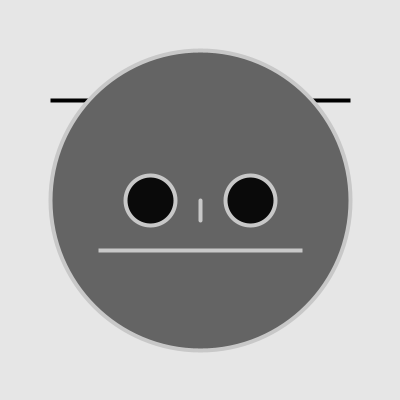
Frame 1 (no input)
Frame 60 (the mouse pressed at the canvas centre just before this capture): identical to frame 1, image omitted
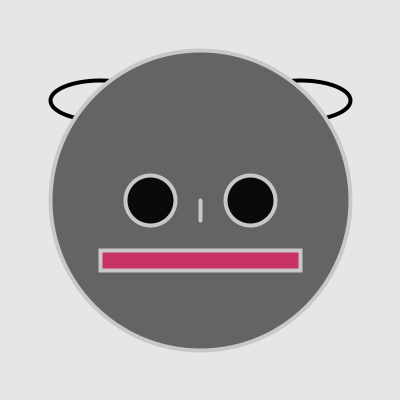
Frame 120 (the mouse held since frame 60 and released just before this capture)

The Processing sketch that drew these frames (run headless with seeded random() and noise(); from frame 60 on, the mouse is pressed at the canvas centre):

// Processing sketch: processing_92312
// ── processing_92312.pde

//this is what happens when the program starts: 

//it only happens once.

void setup() {

//this creates a canvas 400 pixels wide

//and 400 pixels high

size(400,400);smooth();
strokeWeight(4);}


//this tells Processing how to draw

//it happens continuously

void draw(){
fill(230);
background(230);
stroke(0);
ellipse(100,100,100,mouseX/5);

ellipse(300,100,100,mouseY/5);

fill(100);
stroke(200);
ellipse(200,200,300,300);

// draw a line from 100, 250 to 300,260
fill(10);
ellipse(150,200,50,50);

ellipse(250,200,50,50);
fill(200,50,100);
rect(100,250,200,mouseX/10);

//draw another likne 200,200 to 200,220

line(200,200,200,220);

//draw a big round wllipse

//at position 200,200

//with width 300

//and height 300 
}
